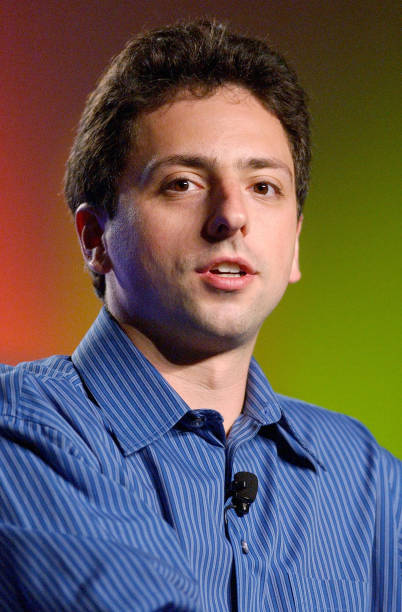
#> input picture projet2/server/test_images/gettyimages-1334703-612x612.jpg, 402 x 612 px; its folder holds only this picture in this run
$ python -i util2.py   (imports and definitions only)
#> lines starting #> are read from the running program, lines starting #| are printed output that depends on the picture
import joblib
import json
import numpy as np
import matplotlib
from matplotlib import pyplot as plt
import base64
import cv2
from wavelet import w2d

__class_name_to_number = {}
__class_number_to_name = {}
__model = None

def classify_image(image_base64_data, file_path=None):
    imgs = get_cropped_image_if_2_eyes(file_path, image_base64_data)

    result = []
    for img in imgs:
        scalled_raw_img = cv2.resize(img, (32, 32))
        img_har = w2d(img, 'db1', 5)
        scalled_img_har = cv2.resize(img_har, (32, 32))
        combined_img = np.vstack((scalled_raw_img.reshape(32 * 32 * 3, 1), scalled_img_har.reshape(32 * 32, 1)))

        len_image_array = 32*32*3 + 32*32

        final = combined_img.reshape(1,len_image_array).astype(float)
        result.append({
            'classe':class_number_to_name(__model.predict(final)[0]),
            'class_probability': np.around(__model.predict_proba(final)*100,2).tolist()[0],
            'class_dictionary': __class_name_to_number
        })

    return result

def class_number_to_name(class_num):
    return __class_number_to_name[class_num]


def load_saved_artifacts():
    print("loading saved artifacts...start")
    global __class_name_to_number
    global __class_number_to_name

    with open("C:\\Users\\Public\\projet2\\server\\artifacts\\class_dictionary.json", "r") as f:
        __class_name_to_number = json.load(f)
        __class_number_to_name = {v:k for k,v in __class_name_to_number.items()}

    global __model
    if __model is None:
        with open('C:\\Users\\Public\\projet2\\server\\artifacts\\saved_model.pkl', 'rb') as f:
            __model = joblib.load(f)

    print("loading saved artifacts...done")
def get_cropped_image_if_2_eyes(image_path, image_base64_data):
    face_cascade = cv2.CascadeClassifier("C:\\Users\\Public\\projet2\\model\\opencv\\haarcascades\\haarcascade_frontalface_default.xml")
    eye_cascade = cv2.CascadeClassifier("C:\\Users\\Public\\projet2\\model\\opencv\\haarcascades\\haarcascade_eye.xml")

    if image_path:
        img = cv2.imread(image_path)
    else:
        img = get_cv2_image_from_base64_string(image_base64_data)

    gray = cv2.cvtColor(img, cv2.COLOR_BGR2GRAY)
    faces = face_cascade.detectMultiScale(gray, 1.3, 5)

    cropped_faces = []
    for (x,y,w,h) in faces:
            roi_gray = gray[y:y+h, x:x+w]
            roi_color = img[y:y+h, x:x+w]
            eyes = eye_cascade.detectMultiScale(roi_gray)
            if len(eyes) >= 2:
                cropped_faces.append(roi_color)
    return cropped_faces

def get_b64_test_image_for_virat():
    with open("C:\\Users\\Public\\projet2\\server\\base64_.txt") as f:
        return f.read()

def get_cv2_image_from_base64_string(b64str):
    '''
    credit: https://stackoverflow.com/questions/33754935/read-a-base-64-encoded-image-from-memory-using-opencv-python-library
    :param uri:
    :return:
    '''
    encoded_data = b64str.split(',')[1]
    nparr = np.frombuffer(base64.b64decode(encoded_data), np.uint8)
    img = cv2.imdecode(nparr, cv2.IMREAD_COLOR)
    return img


# [3 lines not run here, left out]
    # [11 lines of commented-out code are left out]

>>> import cv2
>>> picture = cv2.imread('test_images/gettyimages-1334703-612x612.jpg', cv2.IMREAD_GRAYSCALE)
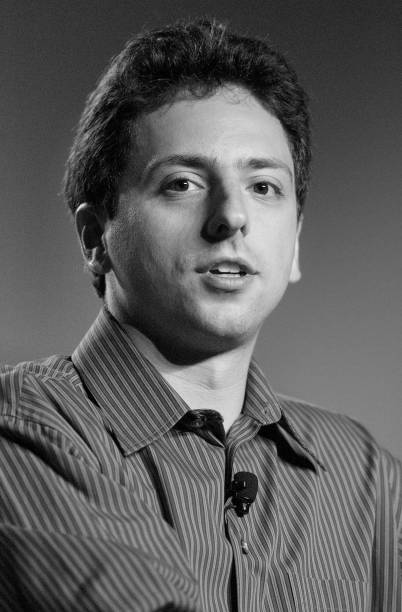
#> picture: shape (612, 402); min 0, max 247, mean 93
#> (the run stopped early here; a loop or call above may not have finished)

$ run again, on projet2/server/test_images/gettyimages-144948906-612x612.jpg
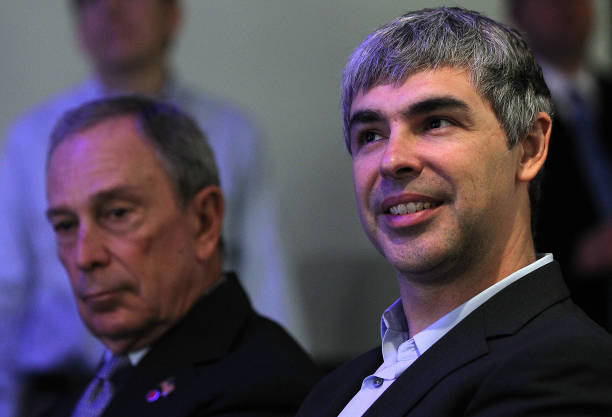
#> input picture projet2/server/test_images/gettyimages-144948906-612x612.jpg, 612 x 417 px
#> `picture = cv2.imread('test_images/gettyimages-1334703-612x612.jpg', cv..`:
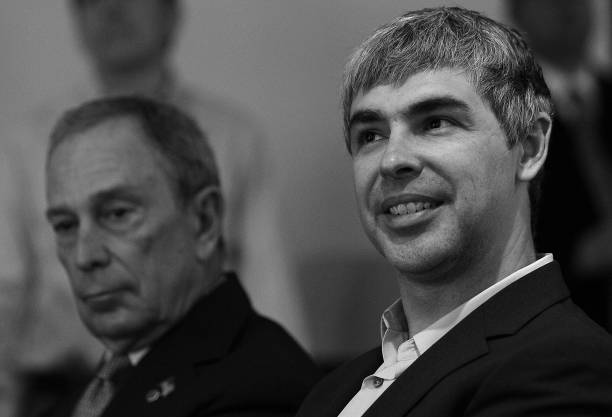
#> picture: shape (417, 612); min 0, max 255, mean 73.4

$ run again, on projet2/server/test_images/gettyimages-74739086-612x612.jpg
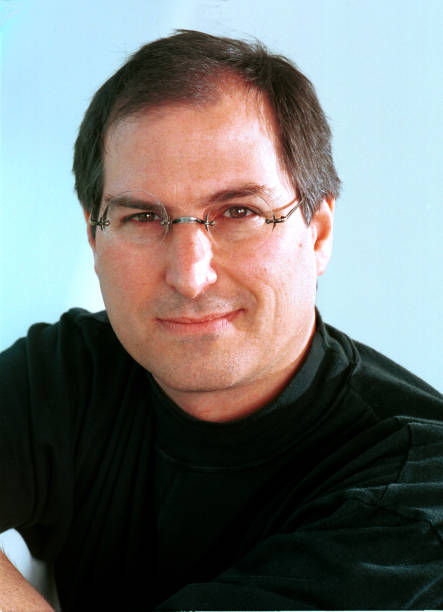
#> input picture projet2/server/test_images/gettyimages-74739086-612x612.jpg, 443 x 612 px
#> `picture = cv2.imread('test_images/gettyimages-1334703-612x612.jpg', cv..`:
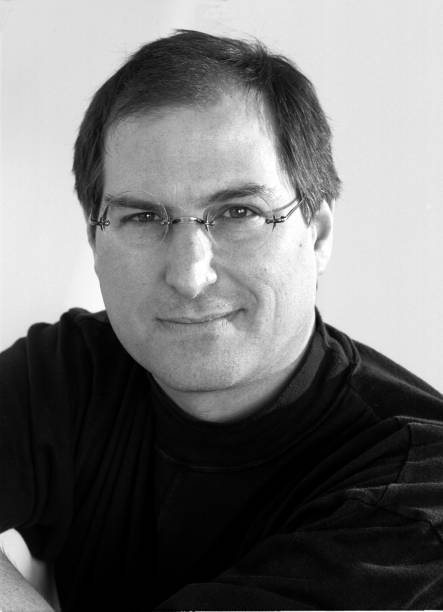
#> picture: shape (612, 443); min 0, max 255, mean 115.4

$ run again, on projet2/server/test_images/gettyimages-78086588-612x612.jpg
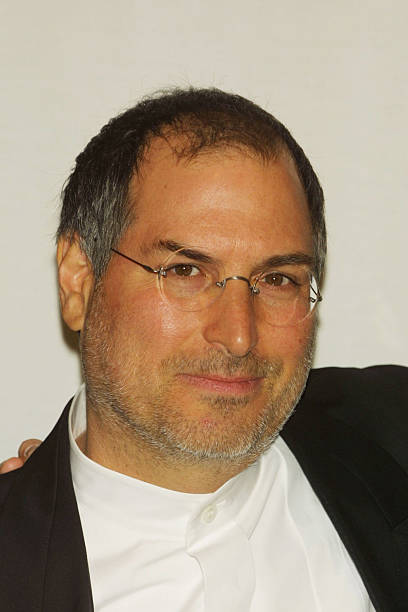
#> input picture projet2/server/test_images/gettyimages-78086588-612x612.jpg, 408 x 612 px
#> `picture = cv2.imread('test_images/gettyimages-1334703-612x612.jpg', cv..`:
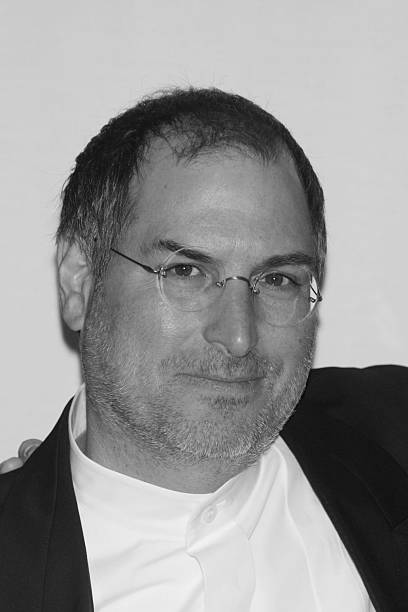
#> picture: shape (612, 408); min 0, max 255, mean 149.4
